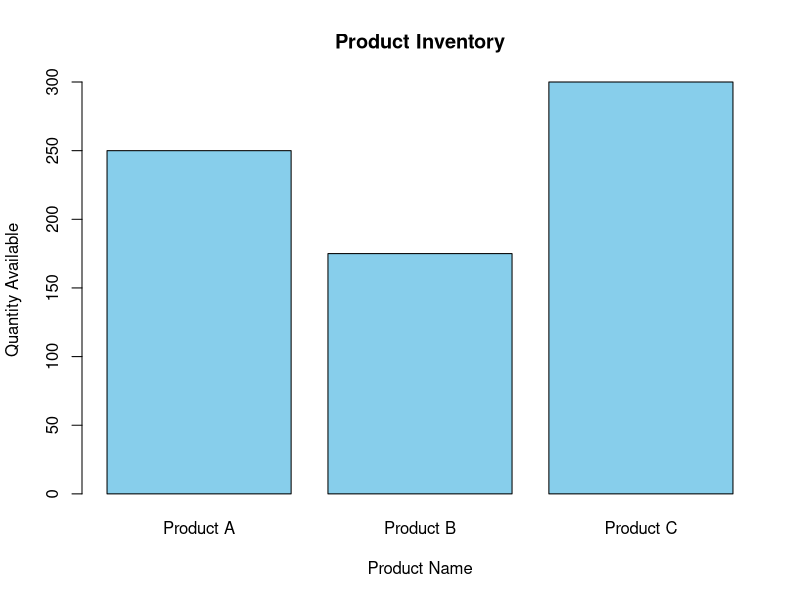

This figure's R source:
# Dataset
product_name <- c("Product A", "Product B", "Product C")
quantity <- c(250, 175, 300)

barplot(quantity,
        names.arg = product_name,
        col = "skyblue",
        xlab = "Product Name",
        ylab = "Quantity Available",
        main = "Product Inventory")
